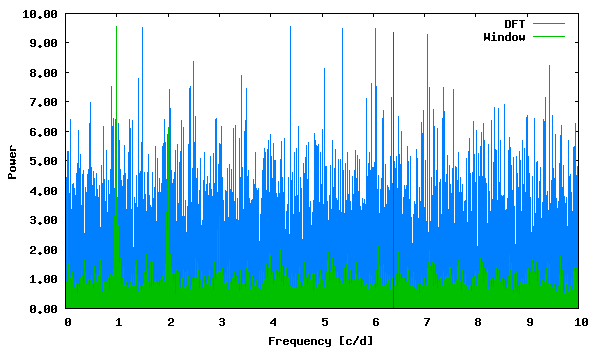

Reproduce this figure in gnuplot.
set term png size 600,350 medium
set colors classic
set output "phase_lc_15.deeming.png"
set xlabel "Frequency [c/d]"
set ylabel "Power"
set format y "%5.2f"
plot "deeming.periodogram" using 1:2 with lines linecolor 3 title "DFT", "deeming.periodogram" using 1:3 with lines linecolor 2 title "Window", "<echo '6.394387 9.36474523'" with impulses linecolor 1 title ""
 
